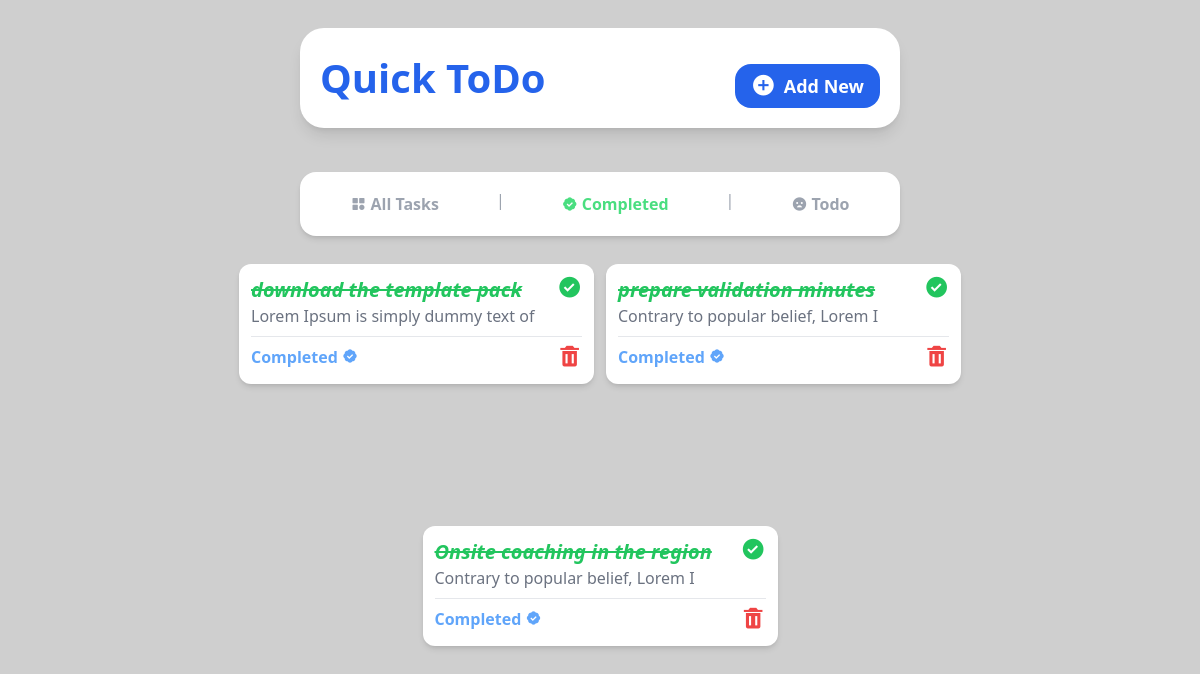
The page /completed on the database as committed earlier.
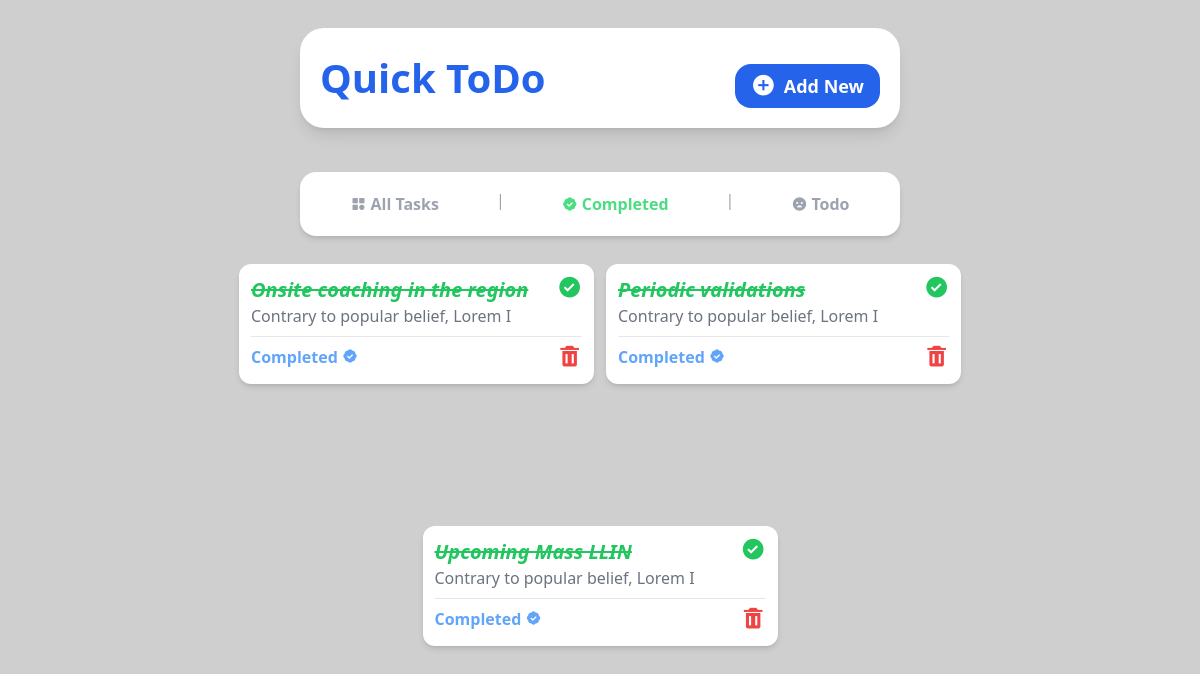
The same page on the database as committed later.
### tasks/models.py (models this page shows, shortened)
class Task(models.Model):
    title = models.CharField(max_length=50)
    description = models.TextField(null=True, blank=True)
    due_date = models.DateField()
    due_time = models.TimeField()
    completed = models.BooleanField(default=False)

### tasks/views.py (the view)
# urls.py: path('completed', views.completed, name="completed"),
def completed(request):
    completed_tasks = Task.objects.filter(completed=True)
    context = {
        'completed_tasks': completed_tasks,
    }
    return render(request, 'tasks/completed.html', context)

### tasks/templates/tasks/completed.html
{% include 'base.html' %} {% include 'completed_nav.html' %} {% block content %}
<section
  class="flex flex-1 flex-wrap justify-center gap-3 bg-[#fff0] w-10/12 md:w-11/12 h-full mb-3 rounded-2xl p-3 overflow-y-auto scrollbar-hide"
>
  {% for task in completed_tasks %}
  <div
    class="w-[355px] flex flex-col shadow-md bg-white h-[120px] rounded-xl p-3"
  >
    <div class="flex flex-row justify-between">
      <div>
        <a href="{% url 'task_detail' task.id %}">
          <h1 class="text-green-500 font-semibold text-xl italic line-through">
            {{ task.title }}
          </h1>
        </a>
        <p class="text-gray-500 text-md">{{ task.description | slice:"35" }}</p>
      </div>
      <a href="{% url 'toggle_complete' task.id %}">
        <i class="bx bxs-check-circle bx-sm text-green-500"></i>
      </a>
    </div>
    <hr class="border-t border-gray-200 my-2" />
    <div class="flex flex-row justify-between">
      <h2 class="text-blue-400 font-bold">
        Completed <i class="bx bxs-badge-check"></i>
      </h2>
      <a href="{% url 'delete_task' task.id %}">
        <i class="bx bxs-trash bx-sm text-red-500"></i>
      </a>
    </div>
  </div>
  {% endfor %}
</section>
{% endblock content %}

Rows that differ between the two databases and show on the page:
removed Task: title "download the template pack", description "Lorem Ipsum is simply dummy text of"
removed Task: title "prepare validation minutes", description "Contrary to popular belief, Lorem I"
now on this page (row edited): Task: title "Periodic validations", description "Contrary to popular belief, Lorem I"
now on this page (row edited): Task: title "Upcoming Mass LLIN", description "Contrary to popular belief, Lorem I"
